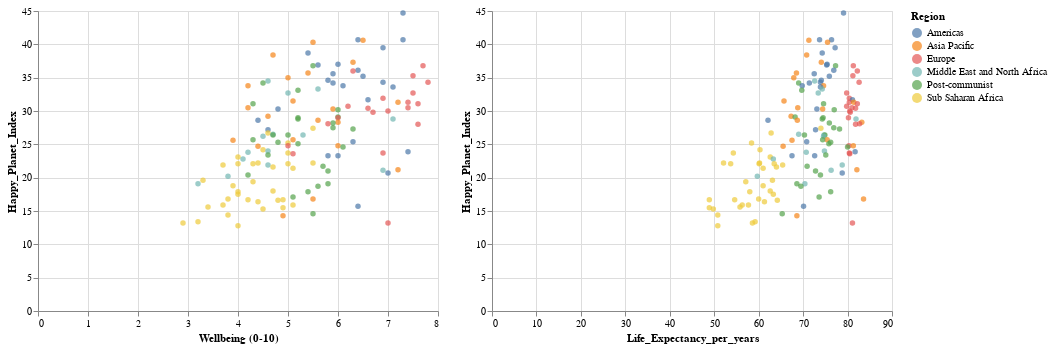

The notebook cell this image was saved under:
### Markdown cell above
### Selection across Multiple Plots

> Plot the scatter plot with the Chart altair **vconcat** function to place two plots
**vertically** one after the other

### Code cell
# multiple altair charts placed horizontally next to each other
chart = alt.Chart(df).mark_circle().encode(
y='Happy_Planet_Index',
color='Region:N'
)
chart1 = chart.encode(x='Wellbeing (0-10)')
chart2 = chart.encode(x='Life_Expectancy_per_years')
alt.hconcat(chart1, chart2)

### Figure 1 — Vega-Lite specification as saved in the notebook (floating-point values rounded to 4 significant figures; data arrays with more than 128 entries replaced by an {"elided": "..."} marker saying what was removed)
{"config": {"view": {"continuousWidth": 400, "continuousHeight": 300}}, "hconcat": [{"mark": "circle", "encoding": {"color": {"field": "Region", "type": "nominal"}, "x": {"field": "Wellbeing (0-10)", "type": "quantitative"}, "y": {"field": "Happy_Planet_Index", "type": "quantitative"}}}, {"mark": "circle", "encoding": {"color": {"field": "Region", "type": "nominal"}, "x": {"field": "Life_Expectancy_per_years", "type": "quantitative"}, "y": {"field": "Happy_Planet_Index", "type": "quantitative"}}}], "data": {"name": "data-b6f7af815a74474cfaa8fc6e00873bd7"}, "$schema": "https://vega.github.io/schema/vega-lite/v4.17.0.json", "datasets": {"data-b6f7af815a74474cfaa8fc6e00873bd7": {"elided": "140 records"}}}
